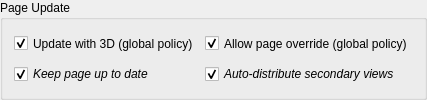
    <widget class="QGroupBox" name="gbMisc">
     <property name="sizePolicy">
      <sizepolicy hsizetype="Preferred" vsizetype="Preferred">
       <horstretch>0</horstretch>
       <verstretch>0</verstretch>
      </sizepolicy>
     </property>
     <property name="title">
      <string>Page Update</string>
     </property>
     <layout class="QVBoxLayout" name="verticalLayout_2">
      <item>
       <layout class="QGridLayout" name="gridLayout_5">
        <item row="0" column="0">
         <widget class="Gui::PrefCheckBox" name="cb_Global">
          <property name="sizePolicy">
           <sizepolicy hsizetype="Preferred" vsizetype="Preferred">
            <horstretch>0</horstretch>
            <verstretch>0</verstretch>
           </sizepolicy>
          </property>
          <property name="toolTip">
           <string>Whether or not pages are updated every time the 3D model is changed</string>
          </property>
          <property name="text">
           <string>Update with 3D (global policy)</string>
          </property>
          <property name="checked">
           <bool>true</bool>
          </property>
          <property name="prefEntry" stdset="0">
           <cstring>GlobalUpdateDrawings</cstring>
          </property>
          <property name="prefPath" stdset="0">
           <cstring>Mod/TechDraw/General</cstring>
          </property>
         </widget>
        </item>
        <item row="0" column="1">
         <widget class="Gui::PrefCheckBox" name="cb_Override">
          <property name="sizePolicy">
           <sizepolicy hsizetype="Preferred" vsizetype="Preferred">
            <horstretch>0</horstretch>
            <verstretch>0</verstretch>
           </sizepolicy>
          </property>
          <property name="toolTip">
           <string>Controls whether or not a page's 'Keep Updated' property
can override the global 'Update with 3D' parameter</string>
          </property>
          <property name="text">
           <string>Allow page override (global policy)</string>
          </property>
          <property name="checked">
           <bool>true</bool>
          </property>
          <property name="prefEntry" stdset="0">
           <cstring>AllowPageOverride</cstring>
          </property>
          <property name="prefPath" stdset="0">
           <cstring>Mod/TechDraw/General</cstring>
          </property>
         </widget>
        </item>
        <item row="1" column="0">
         <widget class="Gui::PrefCheckBox" name="cb_PageUpdate">
          <property name="sizePolicy">
           <sizepolicy hsizetype="Preferred" vsizetype="Preferred">
            <horstretch>0</horstretch>
            <verstretch>0</verstretch>
           </sizepolicy>
          </property>
          <property name="font">
           <font>
            <italic>true</italic>
           </font>
          </property>
          <property name="toolTip">
           <string>Keep drawing pages in sync with changes of 3D model in real time.
This can slow down the response time.</string>
          </property>
          <property name="text">
           <string>Keep page up to date</string>
          </property>
          <property name="checked">
           <bool>true</bool>
          </property>
          <property name="prefEntry" stdset="0">
           <cstring>KeepPagesUpToDate</cstring>
          </property>
          <property name="prefPath" stdset="0">
           <cstring>Mod/TechDraw/General</cstring>
          </property>
         </widget>
        </item>
        <item row="1" column="1">
         <widget class="Gui::PrefCheckBox" name="cb_AutoDist">
          <property name="sizePolicy">
           <sizepolicy hsizetype="Preferred" vsizetype="Preferred">
            <horstretch>0</horstretch>
            <verstretch>0</verstretch>
           </sizepolicy>
          </property>
          <property name="font">
           <font>
            <italic>true</italic>
           </font>
          </property>
          <property name="toolTip">
           <string>Automatically distribute secondary views
for ProjectionGroups</string>
          </property>
          <property name="text">
           <string>Auto-distribute secondary views</string>
          </property>
          <property name="checked">
           <bool>true</bool>
          </property>
          <property name="prefEntry" stdset="0">
           <cstring>AutoDist</cstring>
          </property>
          <property name="prefPath" stdset="0">
           <cstring>/Mod/TechDraw/General</cstring>
          </property>
         </widget>
        </item>
       </layout>
      </item>
     </layout>
    </widget>
